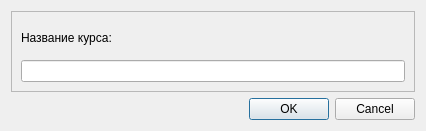
<?xml version="1.0" encoding="UTF-8"?>
<ui version="4.0">
 <class>NewKursDialog</class>
 <widget class="QDialog" name="NewKursDialog">
  <property name="geometry">
   <rect>
    <x>0</x>
    <y>0</y>
    <width>426</width>
    <height>131</height>
   </rect>
  </property>
  <property name="windowTitle">
   <string>Новый курс</string>
  </property>
  <layout class="QVBoxLayout" name="verticalLayout">
   <item>
    <widget class="QFrame" name="frame">
     <property name="frameShape">
      <enum>QFrame::StyledPanel</enum>
     </property>
     <property name="frameShadow">
      <enum>QFrame::Raised</enum>
     </property>
     <layout class="QVBoxLayout" name="verticalLayout_2">
      <item>
       <widget class="QLabel" name="label">
        <property name="text">
         <string>Название курса:</string>
        </property>
       </widget>
      </item>
      <item>
       <widget class="QLineEdit" name="nameEdit"/>
      </item>
     </layout>
    </widget>
   </item>
   <item>
    <widget class="QDialogButtonBox" name="buttonBox">
     <property name="orientation">
      <enum>Qt::Horizontal</enum>
     </property>
     <property name="standardButtons">
      <set>QDialogButtonBox::Cancel|QDialogButtonBox::Ok</set>
     </property>
    </widget>
   </item>
  </layout>
 </widget>
 <resources/>
 <connections>
  <connection>
   <sender>buttonBox</sender>
   <signal>accepted()</signal>
   <receiver>NewKursDialog</receiver>
   <slot>accept()</slot>
   <hints>
    <hint type="sourcelabel">
     <x>248</x>
     <y>254</y>
    </hint>
    <hint type="destinationlabel">
     <x>157</x>
     <y>274</y>
    </hint>
   </hints>
  </connection>
  <connection>
   <sender>buttonBox</sender>
   <signal>rejected()</signal>
   <receiver>NewKursDialog</receiver>
   <slot>reject()</slot>
   <hints>
    <hint type="sourcelabel">
     <x>316</x>
     <y>260</y>
    </hint>
    <hint type="destinationlabel">
     <x>286</x>
     <y>274</y>
    </hint>
   </hints>
  </connection>
 </connections>
</ui>
